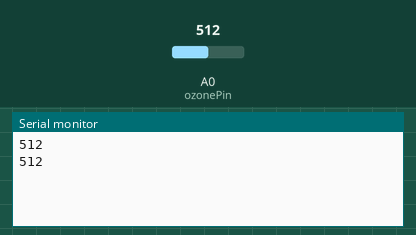
Recording of a sketch running on a simulated Arduino Uno, built with avr-gcc and run on an emulated ATmega328P. Shown: the last lines printed to the serial monitor. Inputs (shaded band) come from the test bench; at power-on: A0 (ozonePin) = 512.

Above: at 1.8 s.
1.9 s: A0 (ozonePin) set to 716
At 2.8 s:
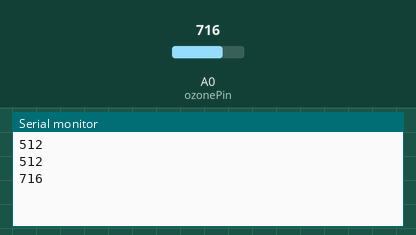
3.4 s: A0 (ozonePin) set to 900
At 4.5 s:
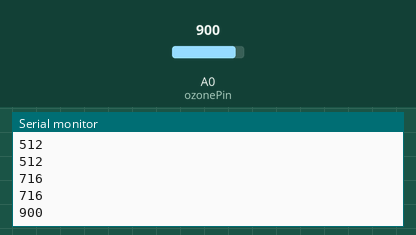
Timing chart, 0 to 6.4 s (numbered marks = the images above; inputs shaded):
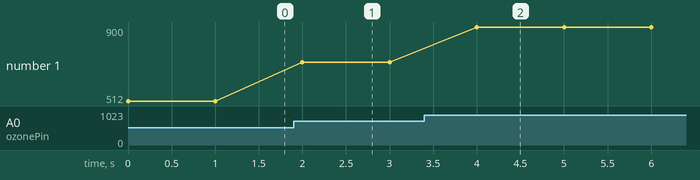

The sketch:

readOzone.ino
```cpp
int ozonePin = 0;     // potentiometer wiper (middle terminal) connected to analog pin 3
                       // outside leads to ground and +5V
int ozone = 0;           // variable to store the value read

void setup()
{
  Serial.begin(9600);          //  setup serial
}

void loop()
{
  ozone = analogRead(ozonePin);    // read the input pin
  Serial.println(ozone);             // debug value
  delay(1000);
}
```

Measured:
- after the input at 1.9 s, the serial monitor: prints a new line after 0.10 s (image 1)
- after the input at 3.4 s, the serial monitor: prints a new line after 0.60 s (image 2)
- plotted number 1: 512 → 716 after the input at 1.9 s, 716 → 900 after the input at 3.4 s
